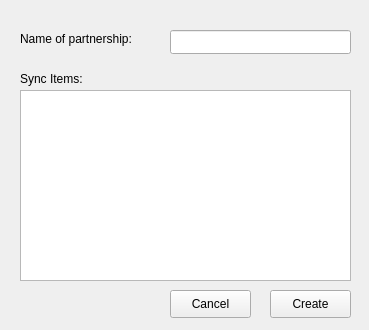
<ui version="4.0" >
 <class>synce_kpm_create_pshipwindow</class>
 <widget class="QWidget" name="synce_kpm_create_pshipwindow" >
  <property name="windowModality" >
   <enum>Qt::ApplicationModal</enum>
  </property>
  <property name="geometry" >
   <rect>
    <x>0</x>
    <y>0</y>
    <width>369</width>
    <height>330</height>
   </rect>
  </property>
  <property name="windowTitle" >
   <string>Create Partnership</string>
  </property>
  <widget class="QListView" name="viewSyncItems" >
   <property name="geometry" >
    <rect>
     <x>20</x>
     <y>90</y>
     <width>331</width>
     <height>191</height>
    </rect>
   </property>
  </widget>
  <widget class="QPushButton" name="button_create" >
   <property name="geometry" >
    <rect>
     <x>270</x>
     <y>290</y>
     <width>81</width>
     <height>28</height>
    </rect>
   </property>
   <property name="text" >
    <string>Create</string>
   </property>
  </widget>
  <widget class="QPushButton" name="button_cancel" >
   <property name="geometry" >
    <rect>
     <x>170</x>
     <y>290</y>
     <width>81</width>
     <height>28</height>
    </rect>
   </property>
   <property name="text" >
    <string>Cancel</string>
   </property>
  </widget>
  <widget class="QLineEdit" name="namePartnership" >
   <property name="geometry" >
    <rect>
     <x>170</x>
     <y>30</y>
     <width>181</width>
     <height>24</height>
    </rect>
   </property>
   <property name="maxLength" >
    <number>20</number>
   </property>
  </widget>
  <widget class="QLabel" name="label" >
   <property name="geometry" >
    <rect>
     <x>20</x>
     <y>30</y>
     <width>141</width>
     <height>18</height>
    </rect>
   </property>
   <property name="text" >
    <string>Name of partnership:</string>
   </property>
  </widget>
  <widget class="QLabel" name="label_2" >
   <property name="geometry" >
    <rect>
     <x>20</x>
     <y>70</y>
     <width>141</width>
     <height>18</height>
    </rect>
   </property>
   <property name="text" >
    <string>Sync Items:</string>
   </property>
  </widget>
 </widget>
 <resources/>
 <connections/>
</ui>
